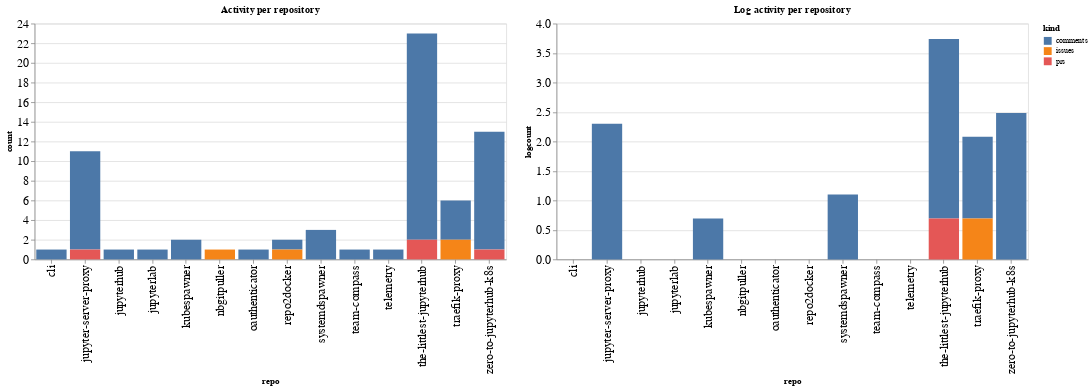

This figure's notebook cell:
### Code cell
ch1 = alt.Chart(repo_summaries, width=600, title="Activity per repository").mark_bar().encode(
    x='repo',
    y='count',
    color='kind',
    tooltip="kind"
)

ch2 = alt.Chart(repo_summaries, width=600, title="Log activity per repository").mark_bar().encode(
    x='repo',
    y='logcount',
    color='kind',
    tooltip="kind"
)

ch1 | ch2

### Figure 1 — Vega-Lite specification as saved in the notebook (floating-point values rounded to 4 significant figures)
{"config": {"axisLeft": {"labelFontSize": 15}, "axisBottom": {"labelFontSize": 15}}, "hconcat": [{"mark": "bar", "encoding": {"color": {"type": "nominal", "field": "kind"}, "tooltip": {"type": "nominal", "field": "kind"}, "x": {"type": "nominal", "field": "repo"}, "y": {"type": "quantitative", "field": "count"}}, "title": "Activity per repository", "width": 600}, {"mark": "bar", "encoding": {"color": {"type": "nominal", "field": "kind"}, "tooltip": {"type": "nominal", "field": "kind"}, "x": {"type": "nominal", "field": "repo"}, "y": {"type": "quantitative", "field": "logcount"}}, "title": "Log activity per repository", "width": 600}], "data": {"name": "data-096c33c7a4d290cfce5f2afce03f427f"}, "$schema": "https://vega.github.io/schema/vega-lite/v4.0.2.json", "datasets": {"data-096c33c7a4d290cfce5f2afce03f427f": [{"repo": "cli", "kind": "comments", "count": 1, "logcount": 0.0}, {"repo": "jupyter-server-proxy", "kind": "comments", "count": 10, "logcount": 2.303}, {"repo": "jupyter-server-proxy", "kind": "prs", "count": 1, "logcount": 0.0}, {"repo": "jupyterhub", "kind": "comments", "count": 1, "logcount": 0.0}, {"repo": "jupyterlab", "kind": "comments", "count": 1, "logcount": 0.0}, {"repo": "kubespawner", "kind": "comments", "count": 2, "logcount": 0.6931}, {"repo": "nbgitpuller", "kind": "issues", "count": 1, "logcount": 0.0}, {"repo": "oauthenticator", "kind": "comments", "count": 1, "logcount": 0.0}, {"repo": "repo2docker", "kind": "comments", "count": 1, "logcount": 0.0}, {"repo": "repo2docker", "kind": "issues", "count": 1, "logcount": 0.0}, {"repo": "systemdspawner", "kind": "comments", "count": 3, "logcount": 1.099}, {"repo": "team-compass", "kind": "comments", "count": 1, "logcount": 0.0}, {"repo": "telemetry", "kind": "comments", "count": 1, "logcount": 0.0}, {"repo": "the-littlest-jupyterhub", "kind": "comments", "count": 21, "logcount": 3.045}, {"repo": "the-littlest-jupyterhub", "kind": "prs", "count": 2, "logcount": 0.6931}, {"repo": "traefik-proxy", "kind": "comments", "count": 4, "logcount": 1.386}, {"repo": "traefik-proxy", "kind": "issues", "count": 2, "logcount": 0.6931}, {"repo": "zero-to-jupyterhub-k8s", "kind": "comments", "count": 12, "logcount": 2.485}, {"repo": "zero-to-jupyterhub-k8s", "kind": "prs", "count": 1, "logcount": 0.0}]}}
